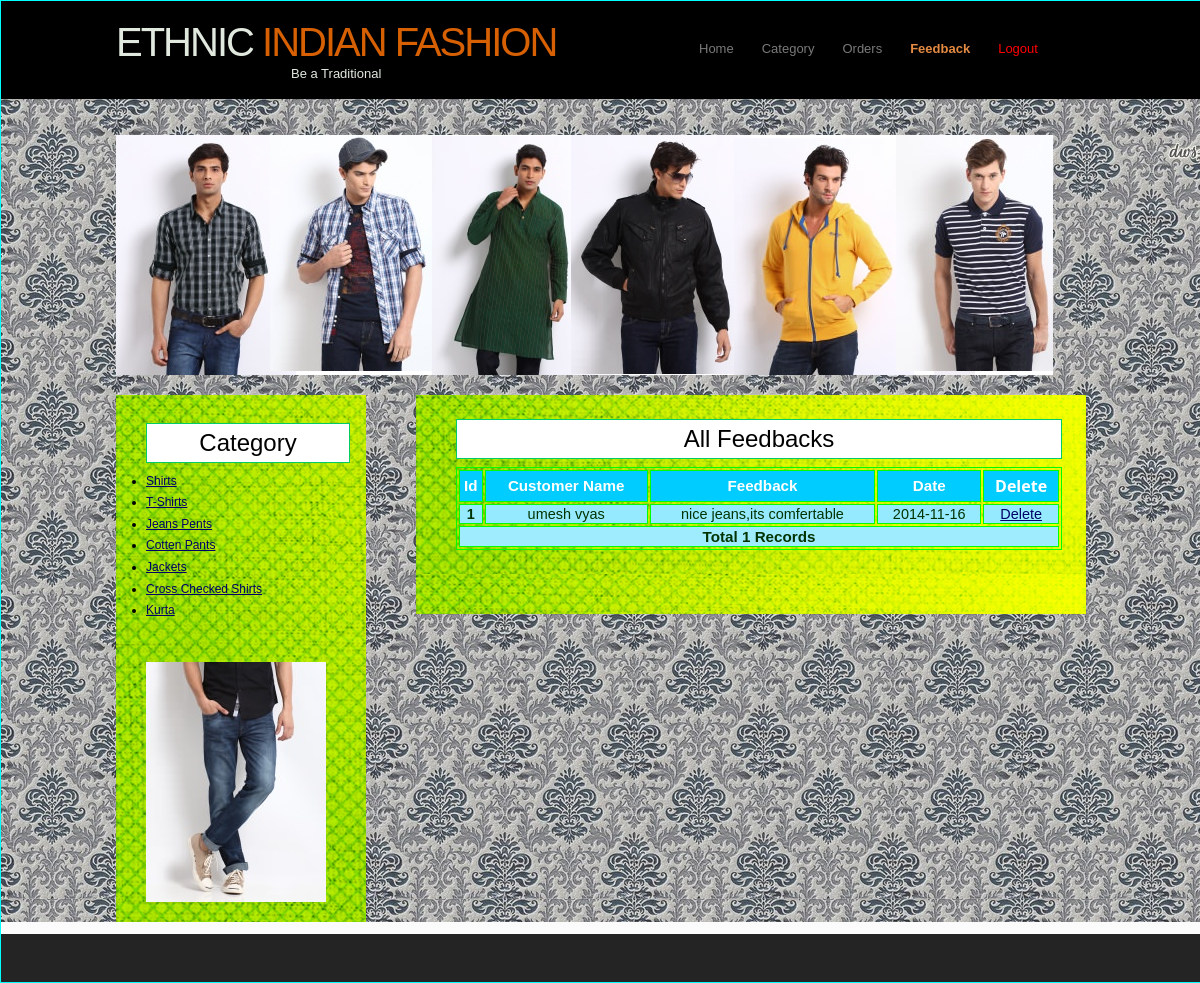
The page /allfeed.php (signed in) on the database its author committed.
### tables this page shows
CREATE TABLE IF NOT EXISTS `feedback_master` (
  `FeedbackId` int(11) NOT NULL AUTO_INCREMENT,
  `CustomerId` int(11) NOT NULL,
  `Feedback` varchar(200) NOT NULL,
  `Date` date NOT NULL,
  PRIMARY KEY (`FeedbackId`)
);

CREATE TABLE IF NOT EXISTS `customer_registration` (
  `CustomerId` int(11) NOT NULL AUTO_INCREMENT,
  `CustomerName` varchar(20) NOT NULL,
  `Address` varchar(100) NOT NULL,
  `City` varchar(20) NOT NULL,
  `Email` varchar(50) NOT NULL,
  `Mobile` bigint(10) NOT NULL,
  `Gender` varchar(10) DEFAULT NULL,
  `BirthDate` date DEFAULT NULL,
  `UserName` varchar(20) NOT NULL,
  `Password` varchar(20) NOT NULL,
  `Question` varchar(50) NOT NULL,
  `Answer` varchar(20) NOT NULL,
  PRIMARY KEY (`CustomerId`)
);

CREATE TABLE IF NOT EXISTS `category_master` (
  `CategoryId` int(11) NOT NULL AUTO_INCREMENT,
  `CategoryName` varchar(20) NOT NULL,
  `Description` varchar(200) NOT NULL,
  `Image` varchar(100) NOT NULL,
  PRIMARY KEY (`CategoryId`)
);

### allfeed.php (the view, shortened to what this page needs)
<html>
<head>
<link href="style.css" rel="stylesheet" type="text/css" />
<link href="SpryAssets/SpryValidationTextField.css" rel="stylesheet" type="text/css" />
</head>
<body onLoad="MM_preloadImages('img/13.jpg')">
<div class="main">
  <div class="header">
    <div class="header_resize">
      <div class="logo">
     <h1><a href="admin_index.php">ETHNIC<span> INDIAN FASHION</span><small><center>Be a Traditional</center></small></a></h1>
      </div>
      <div class="menu_nav">
        <ul>
           <li><a href="admin_index.php">Home</a></li>
          <li><a href="add_catagory.php">Category</a></li>
          <li><a href="order.php">Orders</a></li>
          <li class="active"><a href="allfeed.php">Feedback</a></li>
          <li><strong><a href="logout.php"><font color="#FF0000">Logout</font></a></strong></li>
        </ul>
      </div>
    </div>
  </div>
  <div class="content">
    <div class="content_resize">
      <div class="hbg"><a href="#" onMouseOut="MM_swapImgRestore()" onMouseOver="MM_swapImage('Image4','','img/101.png',1)"><img src="img/100.png" alt="Sorry" width="937" height="240" id="Image4" /></a></div>
      <div class="mainbar">
        <div class="article">
          <h2 align="center">All Feedbacks</h2>
            <table width="100%" border="1" align="center" bordercolor="#00FF00" >
              <tr bgcolor="#00CCFF">
                <th height="32" class="style10"><div align="left" class="style9 style5 style11">
                  <div align="center"><strong>Id</strong></div>
                </div></th>
                <th class="style10"><div align="left" class="style9 style5 style11">
                  <div align="center"><strong>Customer Name</strong></div>
                </div></th>
                <th class="style10"><div align="left" class="style9 style5 style11">
                  <div align="center"><strong>Feedback</strong></div>
                </div></th>
                <th class="style10"><div align="left" class="style9 style5 style11">
                  <div align="center"><strong>Date</strong></div>
                </div></th>
                <th class="style10"><div align="left" class="style12 style11">
                  <div align="center">Delete</div>
                </div></th>
              </tr>
              <?php
$sql = "select Feedback_Master.FeedbackId,Customer_Registration.CustomerName,Feedback_Master.Feedback,Feedback_Master.Date from Feedback_Master,Customer_Registration where Feedback_Master.CustomerId=Customer_Registration.CustomerId";
$result = mysql_query($sql);
while($row = mysql_fetch_array($result))
{
$Id=$row['FeedbackId'];
$Name=$row['CustomerName'];
$Feedback=$row['Feedback'];
$Date=$row['Date'];
?>
              <tr bgcolor="#95EAFF">
                <td class="style9"><div align="left" class="style9 style5 style12">
                  <div align="center"><?php echo $Id;?></div>
                </div></td>
                <td class="style9"><div align="left" class="style9 style5 style13">
                  <div align="center"><?php echo $Name;?></div>
                </div></td>
                <td class="style9"><div align="left" class="style9 style5 style14">
                  <div align="center"><?php echo $Feedback;?></div>
                </div></td>
                <td class="style9"><div align="left" class="style9 style5 style15">
                  <div align="center"><?php echo $Date;?></div>
                </div></td>
                <td class="style9"><div align="left" class="style9 style5 style16">
                  <div align="center"><a href="DeleteFeedback.php?FeedbackId=<?php echo $Id;?>">Delete</a></div>
                </div></td>
              </tr>
              <?php
}
$records = mysql_num_rows($result);
?>
              <tr bgcolor="#9FECFF">
                <td colspan="5" class="style9"><div align="left" class="style12">
                  <div align="center"><?php echo "Total ".$records." Records"; ?> </div>
                </div></td>
              </tr>
          </table>
        </div>
        <div class="article"></div>
      </div>
      <div class="sidebar">
        <div class="gadget">
          <h2 align="center" class="star">Category</h2>
          <div>
            <div>
              <div id="right-col">
                <ul>
                  <?php
$sql = "select * from Category_Master";
$result = mysql_query($sql);
while($row = mysql_fetch_array($result))
{
$Id=$row['CategoryId'];
$CategoryName=$row['CategoryName'];
?>
               <li> <a href="add_products.php?CategoryId=<?php echo $Id;?>"><?php echo $CategoryName;?></a></li>
                <?php
	}
?>
</ul>
              </div>
            </div>
          </div>
        </div>
        <div class="gadget"><a href="#" onMouseOut="MM_swapImgRestore()" onMouseOver="MM_swapImage('Image2','','img/13.jpg',1)"><img src="img/32.jpg" name="Image2" width="180" height="240" border="0" id="Image2" /></a></div>
      </div>
    </div>
  </div>
  <div class="footer">
    <div class="footer_resize">
    </div>
  </div>
</div>
</body>
</html>

### style.css (style rules this page uses)
body { margin:0; padding:0; width:100%; font-family: Arial, Helvetica, sans-serif; font-size: 12px; font-style: normal; line-height: 1.8em; font-weight: lighter; font-variant: normal; position: absolute; height: auto; border: thin ridge #00FFFF; background-color: #8F8F8F; }
html, .main { padding:0; margin:0; background:#fbfbfb; }
.logo { height:98px; float:left; }
h1 { margin: 0; padding: 17px 0; color: #000000; font: bold 40px/1.2em Arial, Helvetica, sans-serif; letter-spacing: -2px; }
h1 a, h1 a:hover { color:#e1e9df; text-decoration:none; }
h1 span { color:#d76002; }
h1 small { display:block; padding:0; font:normal 13px/1.2em Arial, Helvetica, sans-serif; letter-spacing:normal; }
h2 { height: auto; width: auto; margin-top: 8px; margin-right: 0; margin-bottom: 8px; margin-left: 0; padding-top: 8px; padding-right: 0; padding-bottom: 8px; padding-left: 0; border: thin groove #00CC66; font-family: Arial, Helvetica, sans-serif; font-size: 24px; font-weight: lighter; font-style: normal; color: #000; background-color: #FFFFFF; }
a { color:#000066; text-decoration:underline; font-weight: normal; }
.header, .content, .menu_nav, .fbg, .footer, form, ol, ol li, ul, .content .mainbar, .content .sidebar { margin: 0; padding: 0; font-size: 12px; font-weight: bold; font-family: Arial, Helvetica, sans-serif; }
.header { height:98px; background-color: #000000; }
.header_resize { margin:0 auto; padding:0; width:970px; }
.hbg { width:970px; padding:20px 0; }
.menu_nav { margin:0; padding:25px 0 0 20px; float:right; width:400px; }
.menu_nav ul { list-style:none; }
.menu_nav ul li { margin:0; padding:0 2px 0 0; float:left; background:url(images/menu_line.gif) no-repeat right center; }
.menu_nav ul li a { display:block; margin:0; padding:12px 13px; color:#7b7a7a; text-decoration:none; font-size:13px; }
.menu_nav ul li.active a, .menu_nav ul li a:hover { font-weight:bold; color:#e58a42; }
.content { margin-bottom:12px; background-color: #F0F0F0; background-image: url(images/18516-vintage-pattern-1280x800-abstract-wallpaper.jpg); }
.content_resize { margin:0 auto; padding:16px 0 0; width:970px; }
.mainbar { margin:0; padding:0; float:right; width:670px; }
.mainbar .article { margin: 0; padding: 16px 24px 24px 40px; text-align: center; font-size: 12px; font-family: "Segoe UI", "Microsoft Sans Serif"; background-image: url(images/10447-green-fabric-1366x768-abstract-wallpaper.png); }
.sidebar { padding:0; float:left; width:250px; background:#f7f7f7; background-image: url(images/10447-green-fabric-1366x768-abstract-wallpaper.png); }
.sidebar .gadget { margin: 0; padding: 20px 16px 20px 30px; font-weight: bold; }
.footer { color:#959595; background-color:#242424; }
.footer_resize { margin:0 auto; padding:24px 40px; width:890px; }

### allfeed.php (style rules this page uses)
.style9 { font-size: 95%; font-weight: bold; color: #003300; font-family: Verdana, Arial, Helvetica, sans-serif; }
.style11 { color: #FFFFFF }
.style12 { font-weight: bold }
.style13 { font-weight: normal }
.style14 { font-weight: normal }
.style15 { font-weight: normal }
.style16 { font-weight: bold }

### rows shown on the page
feedback_master: FeedbackId "1", CustomerId.CustomerName "umesh vyas", Feedback "nice jeans,its comfertable", Date "2014-11-16"
category_master: CategoryName "Shirts"
category_master: CategoryName "T-Shirts"
category_master: CategoryName "Jeans Pents"
category_master: CategoryName "Cotten Pants"
category_master: CategoryName "Jackets"
category_master: CategoryName "Cross Checked Shirts"
category_master: CategoryName "Kurta"

### other values the page prints
$records "1"
